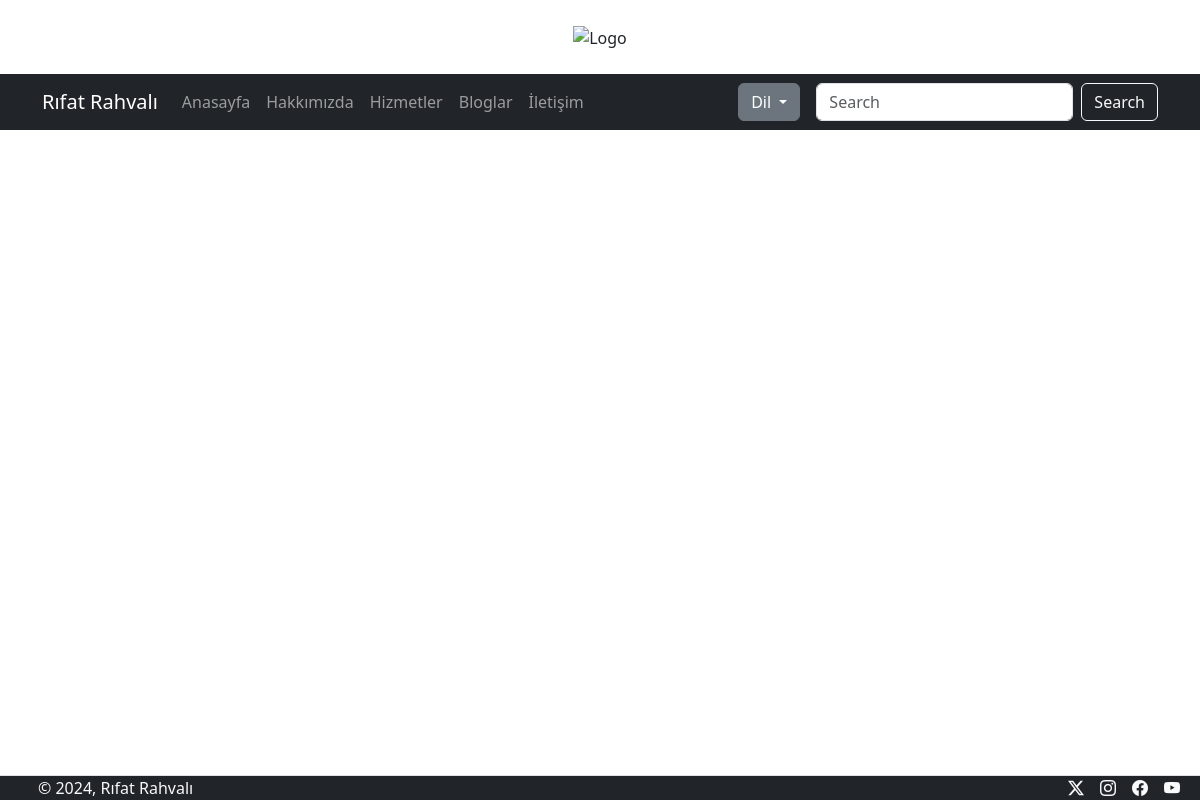
/abouts/, run on an earlier commit of the app's database.
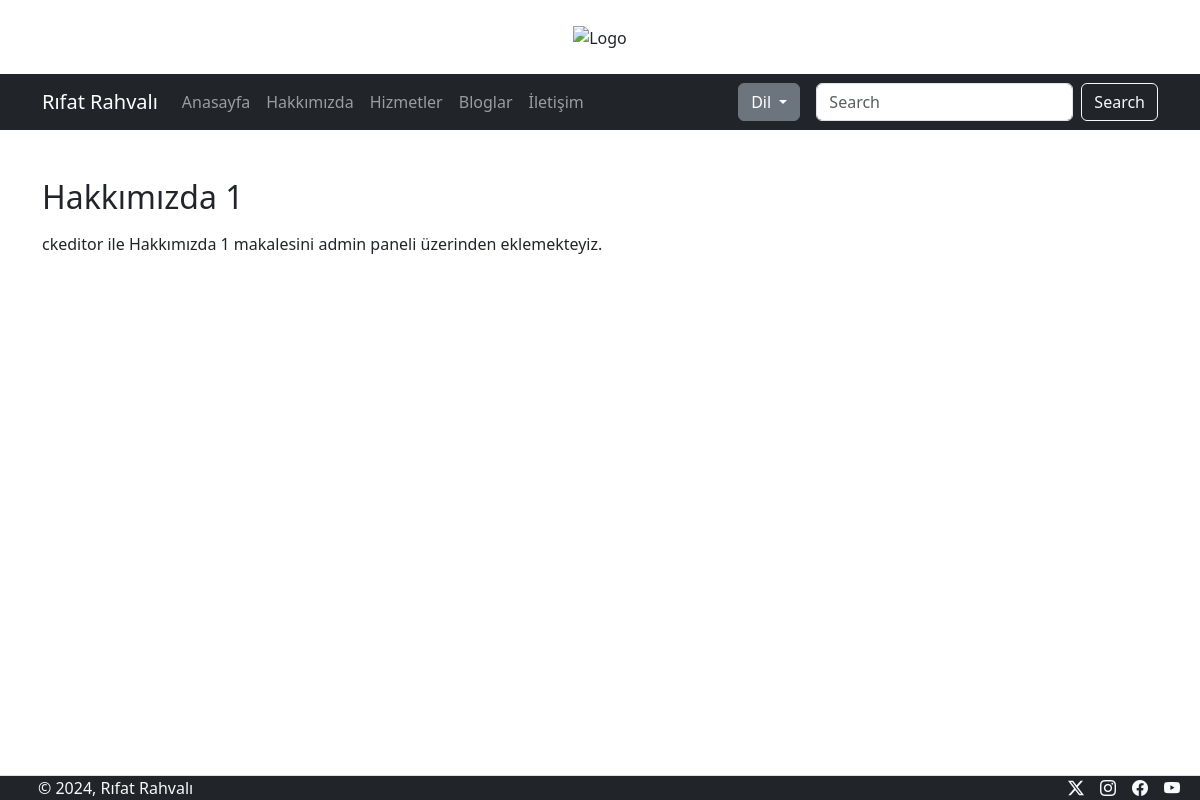
And on a later commit of the database.
### tcore/models.py (models this page shows)
class About(models.Model):
    title = models.CharField(max_length=150)
    content = RichTextField()

### tcore/views.py (the view)
# urls.py: path("abouts/",AboutView.as_view(),name="abouts"),
class AboutView(TemplateView):
    template_name="abouts.html"
    def get_context_data(self, **kwargs):
        context = super().get_context_data(**kwargs)
        context['Abouts'] = About.objects.first()
        return context

### tcore/context_processors.py (called while the page is built)
def SettingsList(request):
    context = Settings.objects.first()
    return {'setting' : context}

### tcore/templates/abouts.html (shortened to what this page needs)
{% extends "base.html" %}
{% load static %}
{% block content %}
    <div class="row mt-4 mb-4">
        <div class="col-md-12">
            <h2>{{Abouts.title}}</h2>
            <p>
                {{Abouts.content|safe}}
            </p>
        </div>
    </div>
{% endblock content %}

What changed in the data, as far as the page shows it:
added About: title "Hakkımızda 1", content "ckeditor ile Hakkımızda 1 makalesini admin paneli üzerinden eklemekteyiz."
